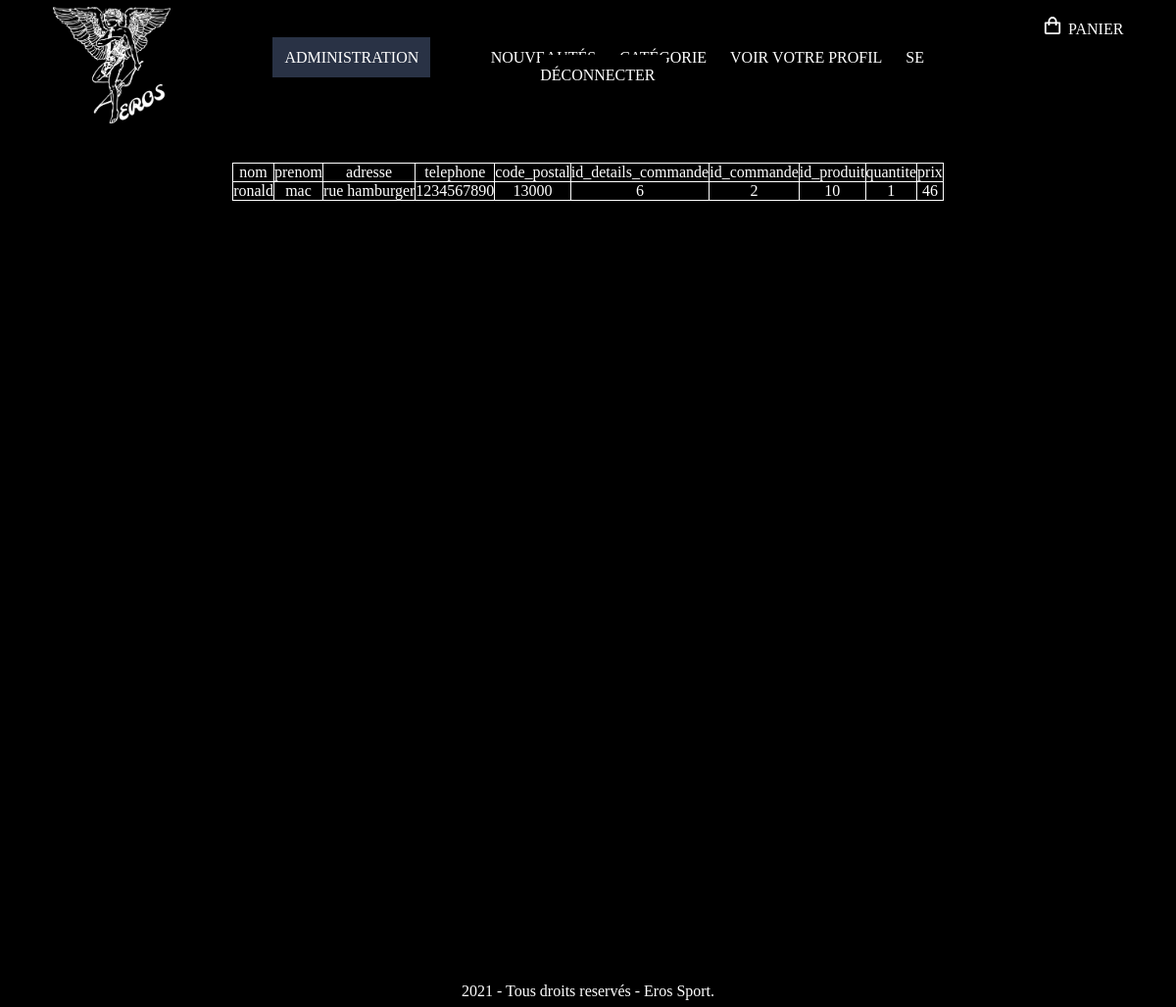
The page /admin/commande.php?id_commande=2 (signed in) on the database its author committed.
### tables this page shows
CREATE TABLE IF NOT EXISTS `details_commande` (
  `nom` text NOT NULL,
  `prenom` text NOT NULL,
  `adresse` text NOT NULL,
  `telephone` int(15) DEFAULT NULL,
  `code_postal` int(5) DEFAULT NULL,
  `id_details_commande` int(3) NOT NULL AUTO_INCREMENT,
  `id_commande` int(3) DEFAULT NULL,
  `id_produit` int(3) DEFAULT NULL,
  `id_taille` int(11) NOT NULL,
  `quantite` int(3) NOT NULL,
  `prix` int(3) NOT NULL,
  PRIMARY KEY (`id_details_commande`),
  KEY `id_commande` (`id_commande`)
);

### inc/fonction.inc.php (called while the page is built, shortened)
<?php
function executeRequete($req)
{
    global $mysqli;
    $resultat = $mysqli->query($req);
    return $resultat;
}
?>

### inc/init.inc.php (called while the page is built, shortened)
<?php
$mysqli = new mysqli("localhost", "root", "", "boutique");
$contenu = '';
require_once("fonction.inc.php");
?>

### admin/commande.php (the view, shortened to what this page needs)
<?php
require_once("../inc/init.inc.php");
$resultat = executeRequete("SELECT * FROM details_commande WHERE id_commande = $_GET[id_commande]");
$contenu .= '<div>';
$contenu .= '<table class="gestion_commande">';
$contenu .= '<tr>';
$contenu .= "<td>nom</td>";
$contenu .= "<td>prenom</td>";
$contenu .= "<td>adresse</td>";
$contenu .= "<td>telephone</td>";
$contenu .= "<td>code_postal</td>";
$contenu .= "<td>id_details_commande</td>";
$contenu .= "<td>id_commande</td>";
$contenu .= "<td>id_produit</td>";
$contenu .= "<td>quantite</td>";
$contenu .= "<td>prix</td>";
$contenu .= "</tr>";
while ($c = $resultat->fetch_assoc()) {
    $contenu .= '<tr>';
    $contenu .= "<td>$c[nom]</td>";
    $contenu .= "<td>$c[prenom]</td>";
    $contenu .= "<td>$c[adresse]</td>";
    $contenu .= "<td>$c[telephone]</td>";
    $contenu .= "<td>$c[code_postal]</td>";
    $contenu .= "<td>$c[id_details_commande]</td>";
    $contenu .= "<td>$c[id_commande]</td>";
    $contenu .= "<td>$c[id_produit]</td>";
    $contenu .= "<td>$c[quantite]</td>";
    $contenu .= "<td>$c[prix]</td>";
    $contenu .= "</tr>";
}
$contenu .= '</table>';
$contenu .= '</div>';
require_once("../inc/haut.inc.php");?>
<div class="new">
<?php echo $contenu;?>
</div>
<?php require_once("../inc/bas.inc.php"); ?>

### inc/css/style.css (style rules this page uses)
* { margin: 0; padding:0; background-color: black; color: white; }

### inc/css/body.css (style rules this page uses)
.gestion_commande { margin: auto; border-collapse: collapse; }
.gestion_commande tr { text-align: center; border-bottom: 1px solid white; }
.gestion_commande td { text-align: center; border: 1px solid white; }

### rows shown on the page
details_commande: nom "ronald", prenom "mac", adresse "rue hamburger", telephone "1234567890", code_postal "13000", id_details_commande "6", id_commande "2", id_produit "10", quantite "1", prix "46"
